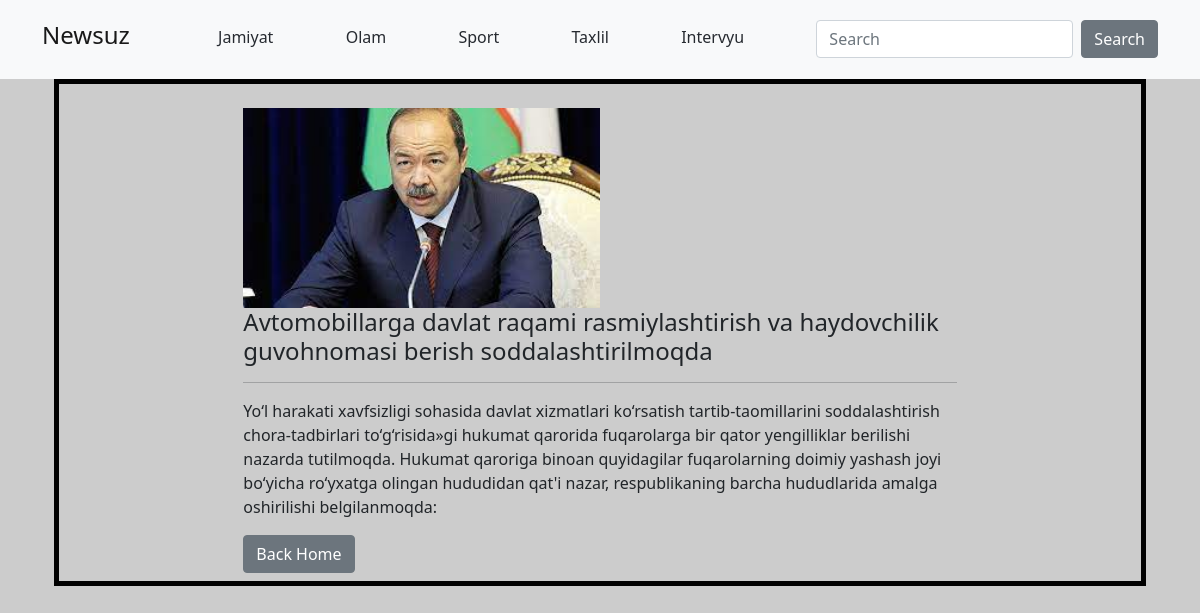
/news/15, run on the app's committed database.
### categories/models.py (models this page shows, shortened)
class CategoryModel(models.Model):
    title =models.CharField(max_length=150)
    class Meta:
        verbose_name = 'category'
        verbose_name_plural = 'categories'

### Newssite/models.py (models this page shows, shortened)
class NewsModel(models.Model):
    title = models.CharField(max_length=255)
    description = models.TextField()
    created_at = models.DateTimeField(auto_now_add=True)
    image = models.ImageField()
    category = models.ForeignKey(CategoryModel, on_delete=models.PROTECT, related_name='news', null=True)
    class Meta:
        verbose_name = 'new'
        verbose_name_plural = 'news'

### Newssite/views.py (the view)
# urls.py: path('news/<int:pk>', NewsDetailView.as_view(), name = 'detail')
class NewsDetailView(DetailView):
    template_name = 'details.html'
    model =  NewsModel
    queryset = NewsModel.objects.all()

### Website/context_processors.py (called while the page is built)
def get_categories(request):
    return {
        'categories': CategoryModel.objects.all()
    }

### templates/details.html
{% extends 'base.html' %}
{% block content %}
    <div class="container">
        <div style="border: 5px solid black;">
            <div class="row mb-2 mt-4">
                <div class="col-8 offset-2">
                    <img class="w-50" src="{{ object.image.url }}">
                    <h4>{{ object.title }}</h4>
                    <hr>
                    {{ object.description|safe }}
                    <div class="mt-3">
                        <a  href="{% url 'news:list' %}">
                            <button class="btn btn-secondary">Back Home</button>
                        </a>
                    </div>
                </div>
            </div>
        </div>
    </div>
{% endblock %}

### templates/layouts/header.html
<nav class="navbar navbar-light bg-light p-3">
    <div class="container">
        <a href="{% url 'news:list' %}" class="navbar-brand">
            <h4>Newsuz</h4>
        </a>
        {% for i in categories %}
            <a href="{% url 'news:category' pk=i.pk %}">
                <h6 class="mt-1">{{ i.title }}</h6>
            </a>
        {% endfor %}
        <form class="d-flex">
            <input value="{{ request.GET.q }}" name="q" class="form-control me-2" type="search" placeholder="Search"
                   aria-label="Search">
            <button class="btn btn-secondary" type="submit">Search</button>
        </form>
    </div>
</nav>

### templates/base.html (style rules this page uses)
body { background-color: #cccccc; }
a { text-decoration: none; color: rgb(38, 42, 48); }

### data on the page
CategoryModel: title "Jamiyat"
CategoryModel: title "Olam"
CategoryModel: title "Sport"
CategoryModel: title "Taxlil"
CategoryModel: title "Intervyu"
NewsModel: image (picture), title "Avtomobillarga davlat raqami rasmiylashtirish va haydovchilik guvohnomasi berish soddalashtirilmoqda", description "Yo‘l harakati xavfsizligi sohasida davlat xizmatlari ko‘rsatish tartib-taomillarini soddalashtirish chora-tadbirlari to‘g‘risida»gi hukumat qarorida fuqarolarga bir qator yengilliklar berilishi nazarda tutilmoqda. Hukumat qaroriga binoan quyidagilar fuqarolarning doimiy yashash joyi bo‘yicha ro‘yxatga olingan hududidan qat'i nazar, respublikaning barcha hududlarida amalga oshirilishi belgilanmoqda:"
